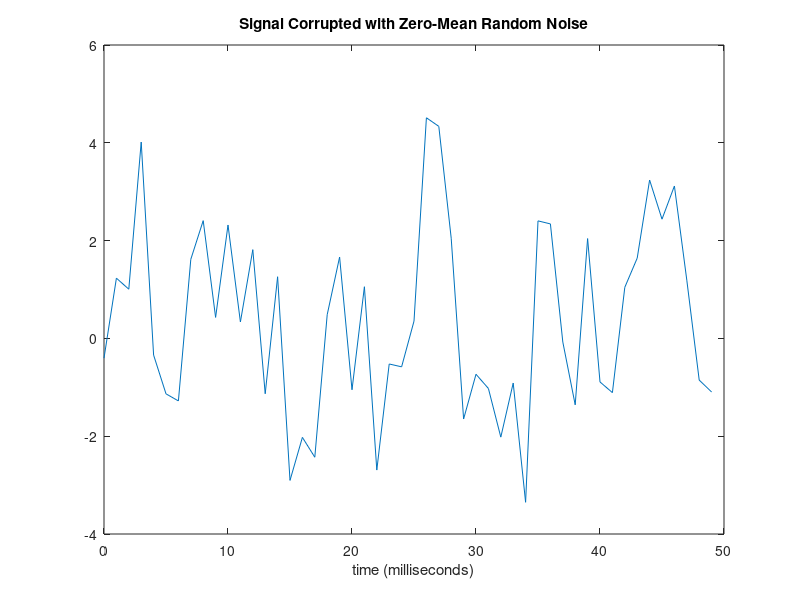
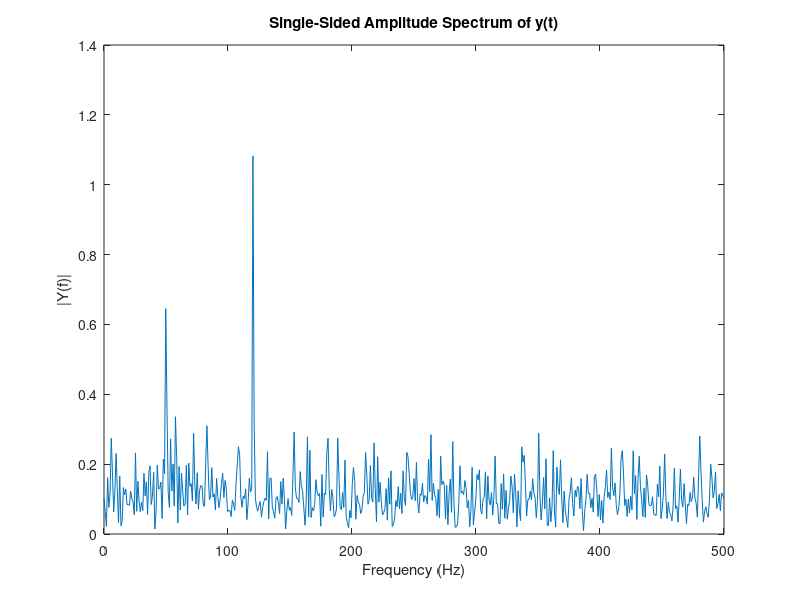

The MATLAB script that drew these images, in order:
clear all
load acetone_import_workspace.mat
% -------------------------------------------------------------------------
% Edited: Luke Melo
% June 23rd, 2014
% v1.1
% UBC
% -------------------------------------------------------------------------


% -------------------------------------------------------------------------
% Import the data from the acetone workspace, or from whichever file your 
% data resides. 

Fs = 1000;                    % Sampling frequency
T = 1/Fs;                     % Sample time
L = 1000;                     % Length of signal
t = (0:L-1)*T;                % Time vector
% Sum of a 50 Hz sinusoid and a 120 Hz sinusoid
x = 0.7*sin(2*pi*50*t) + sin(2*pi*120*t); 
y = x + 2*randn(size(t));     % Sinusoids plus noise
figure(1)
plot(Fs*t(1:50),y(1:50))
title('Signal Corrupted with Zero-Mean Random Noise')
xlabel('time (milliseconds)')




NFFT = 2^nextpow2(L); % Next power of 2 from length of y
Y = fft(y,NFFT)/L;
f = Fs/2*linspace(0,1,NFFT/2+1);

% Plot single-sided amplitude spectrum.
figure(2)
plot(f,2*abs(Y(1:NFFT/2+1))) 
title('Single-Sided Amplitude Spectrum of y(t)')
xlabel('Frequency (Hz)')
ylabel('|Y(f)|')